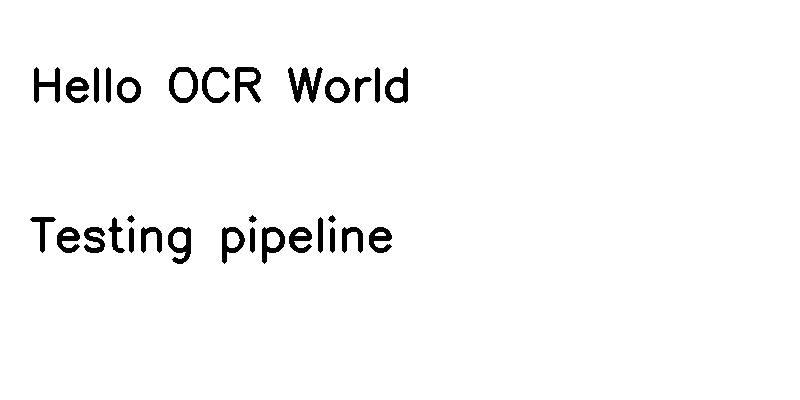
#> input picture test.png, 800 x 400 px
$ python -i segmenter.py   (imports and definitions only)
#> lines starting #> are read from the running program, lines starting #| are printed output that depends on the picture; after the words box and inside, x2 and y2 are one past the last pixel; in counts of white or black regions, pixels touching at a corner belong together
"""Character segmentation module using MSER and connected components.

Implements robust text detection and character segmentation using:
- MSER (Maximally Stable Extremal Regions) for text detection
- Connected component analysis for character extraction
- Adaptive gap detection for word boundaries
"""

import cv2
import numpy as np


class ProjectionSegmenter:
    """Segments a binary document image into individual character matrices.

    Uses MSER for initial text region detection, then connected components
    for character extraction within detected regions.
    """

    def __init__(
        self,
        min_char_width: int = 2,
        min_char_height: int = 2,
        max_char_width: int = 150,
        max_char_height: int = 150,
        merge_x_threshold: int = 2,
        merge_y_threshold: int = 15,
    ):
        self.min_char_width = min_char_width
        self.min_char_height = min_char_height
        self.max_char_width = max_char_width
        self.max_char_height = max_char_height
        self.merge_x_threshold = merge_x_threshold
        self.merge_y_threshold = merge_y_threshold

    # [41 lines left out: function detect_text_regions_mser, not called in this run]

    def _connected_components(
        self, image: np.ndarray, max_area_ratio: float = 0.2
    ) -> list[tuple[int, int, int, int]]:
        """Extracts character bounding boxes via connected component analysis.

        Filters components by:
        - Minimum/maximum size
        - Aspect ratio (rejects very wide or very tall components)
        - Area relative to image size (rejects very large components like borders)

        Args:
            image: Binary image (H, W) with white text on black background.
            max_area_ratio: Maximum component area as fraction of image area.
                Use 0.2 for full-page images, 1.0 for cropped line images
                where characters naturally fill more of the frame.

        Returns:
            List of (x, y, w, h) bounding boxes for valid character components.
        """
        num_labels, labels, stats, centroids = cv2.connectedComponentsWithStats(
            image, connectivity=8
        )
        img_area = image.shape[0] * image.shape[1]
        boxes = []
        for i in range(1, num_labels):
            x, y, w, h, area = stats[i]
            # Basic size filter
            if w < self.min_char_width or h < self.min_char_height:
                continue
            if w > self.max_char_width or h > self.max_char_height:
                continue
            # Aspect ratio filter: reject very wide or very tall components
            aspect = w / max(h, 1)
            if aspect > 5.0 or aspect < 0.05:
                continue
            # Area filter: reject components too large relative to image
            if area > img_area * max_area_ratio:
                continue
            # Minimum area for text characters
            if area < 6:
                continue
            boxes.append((x, y, w, h))
        return boxes

    def _merge_close_boxes(
        self, boxes: list[tuple[int, int, int, int]]
    ) -> list[tuple[int, int, int, int]]:
        """Merges close boxes that belong to the SAME character (e.g., 'i' dot + stem).

        Only merges when y-ranges do NOT overlap — this distinguishes:
        - Diacritic marks (dot '⏐', accent '´') from their base: y-ranges separated
        - Adjacent characters ('W' then 'o'): y-ranges OVERLAP → NOT merged
        """
        if not boxes:
            return []
        boxes = sorted(boxes, key=lambda b: b[0])
        merged = [boxes[0]]
        for x, y, w, h in boxes[1:]:
            px, py, pw, ph = merged[-1]
            # y-ranges overlap? (one starts before the other ends)
            y_overlap = py <= y + h and y <= py + ph
            horizontal_close = x <= px + pw + self.merge_x_threshold
            # Only merge if NOT overlapping in y (diacritic + base) AND close
            if not y_overlap and horizontal_close:
                new_x = min(px, x)
                new_y = min(py, y)
                new_w = max(px + pw, x + w) - new_x
                new_h = max(py + ph, y + h) - new_y
                merged[-1] = (new_x, new_y, new_w, new_h)
            else:
                merged.append((x, y, w, h))
        return merged

    # [55 lines left out: functions _detect_lines, segment_lines, not called in this run]

    @staticmethod
    def _split_wide_component(
        char_img: np.ndarray, avg_width: float
    ) -> list[np.ndarray]:
        """Splits a wide component into individual characters via vertical projection.

        When characters touch (e.g. 'r' and 'n' merging into 'm'), connected
        components analysis sees them as a single blob. This method uses
        vertical projection to find natural split points — columns with
        minimal ink — and cuts the blob into separate characters.

        Args:
            char_img: Binary image of a single (potentially merged) component.
            avg_width: Average character width in the line, used as reference.

        Returns:
            List of character sub-images after splitting.
        """
        h, w = char_img.shape
        if w <= avg_width * 1.5:
            return [char_img]

        # Vertical projection: sum of ink per column
        proj = np.sum(char_img > 0, axis=0).astype(np.float32)

        # Smooth the projection to avoid noise
        kernel = np.ones(3) / 3.0
        proj_smooth = np.convolve(proj, kernel, mode='same')

        # Find columns with very little ink (valleys)
        threshold = proj_smooth.max() * 0.1
        valleys = proj_smooth < threshold

        # Find gaps (consecutive valley columns)
        splits = []
        i = 0
        while i < len(valleys):
            if valleys[i]:
                gap_start = i
                while i < len(valleys) and valleys[i]:
                    i += 1
                gap_end = i - 1
                gap_center = (gap_start + gap_end) // 2
                # Only split if gap is reasonably placed (not at edges)
                if gap_center > avg_width * 0.3 and gap_center < w - avg_width * 0.3:
                    splits.append(gap_center)
            else:
                i += 1

        if not splits:
            return [char_img]

        # Split at each valley
        result = []
        prev = 0
        for s in splits:
            part = char_img[:, prev:s]
            if part.shape[1] >= 3:
                result.append(part)
            prev = s
        last_part = char_img[:, prev:]
        if last_part.shape[1] >= 3:
            result.append(last_part)

        return result if result else [char_img]

    def segment_characters(self, line_image: np.ndarray) -> list[np.ndarray]:
        """Segments a text line image into individual character matrices.

        Detects word gaps (spaces) when horizontal distance between
        consecutive characters exceeds 1.2× the average character width.

        Uses relaxed area filter (max_area_ratio=1.0) because line images
        are already tightly cropped — characters naturally fill more of the frame.
        """
        if line_image.size == 0:
            raise ValueError("Cannot segment an empty line image.")

        boxes = self._connected_components(line_image, max_area_ratio=1.0)
        if not boxes:
            return []

        boxes = self._merge_close_boxes(boxes)
        boxes = sorted(boxes, key=lambda b: b[0])

        avg_width = np.mean([b[2] for b in boxes]) if boxes else 10

        characters = []
        for i, (x, y, w, h) in enumerate(boxes):
            if i > 0:
                prev_x, prev_y, prev_w, prev_h = boxes[i - 1]
                gap = x - (prev_x + prev_w)
                # Detect word-space gaps: in proportional fonts the space glyph
                # is ~0.3-0.5x avg_width; in monospace it's ~1.0x avg_width.
                # A threshold of 0.5x avg_width (min 6px) works for both.
                if gap > max(avg_width * 0.5, 6):
                    characters.append(np.zeros((28, 28), dtype=np.float32))

            char_img = line_image[y:y + h, x:x + w]
            splits = self._split_wide_component(char_img, avg_width)
            for part in splits:
                normalized = self._normalize_character(part)
                characters.append(normalized)
        return characters

    @staticmethod
    def _normalize_character(char_img: np.ndarray, size: int = 28) -> np.ndarray:
        """Normalizes and centers a character image into a fixed-size matrix.

        Pads to square, resizes to target size, normalizes to [0, 1].
        Returns float32 values preserving anti-aliasing gradients from the
        INTER_AREA resize. The classifier receives rich intensity information
        rather than binary pixels.

        Ensures white text on black background (matching training data format).
        Only inverts if mean > 0.7 (extremely unlikely for normal characters
        but guards against preprocessor polarity changes).
        """
        if char_img.size == 0:
            return np.zeros((size, size), dtype=np.float32)

        h, w = char_img.shape
        max_side = max(h, w)
        pad = max(2, int(max_side * 0.2))
        padded = np.zeros((max_side + 2 * pad, max_side + 2 * pad), dtype=np.uint8)
        y_offset = (max_side + 2 * pad - h) // 2
        x_offset = (max_side + 2 * pad - w) // 2
        padded[y_offset:y_offset + h, x_offset:x_offset + w] = char_img
        resized = cv2.resize(padded, (size, size), interpolation=cv2.INTER_AREA)
        normalized = resized.astype(np.float32) / 255.0

        # Invert only if extremely likely to be wrong polarity (mean > 0.7)
        # Normal characters never exceed 0.7 fill ratio in bounding box
        if normalized.mean() > 0.7:
            normalized = 1.0 - normalized

        return normalized

    # [8 lines left out: function segment, not called in this run]

>>> import cv2
>>> picture = cv2.imread('../test.png', cv2.IMREAD_GRAYSCALE)
#> picture: shape (400, 800); 97.3% white; 31 black regions, largest, box (x1, y1, x2, y2) and area: (288, 67, 323, 103) 587, (235, 67, 261, 103) 486, (168, 227, 191, 264) 444
>>> result = ProjectionSegmenter().segment_characters(picture)
#> in _connected_components, `num_labels, labels, stats, centroids = cv2.connectedComponentsWithStat..`:
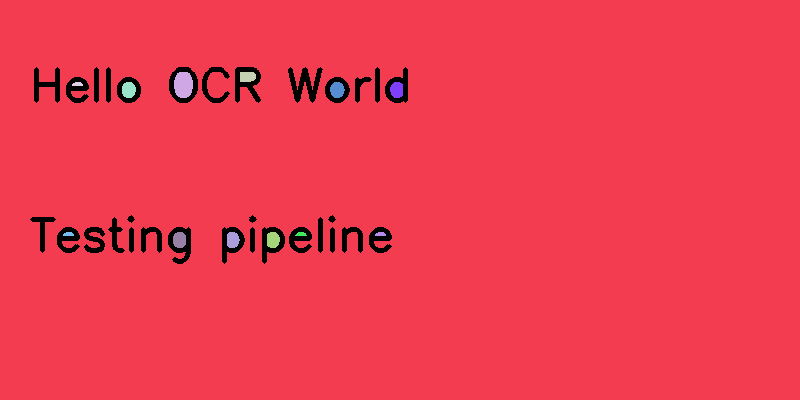
#> labels: shape (400, 800) int32; 14 distinct labels, from 0 to 13; one colour per label, 0 black
#> in _connected_components, `num_labels, labels, stats, centroids = cv2.connectedComponentsWithStat..`: num_labels = 14; stats = 14 rows, first 6: [30, 67, 378, 197, 8632], [0, 0, 800, 400, 309577], [174, 72, 19, 26, 416], [240, 72, 16, 10, 149], [72, 82, 11, 4, 37], [122, 82, 14, 16, 185]; centroids = 14 rows, first 8: [217.4, 161.8], [405.5, 200.9], [183, 84.36], [247, 76.37], [77.08, 83.73], [128.3, 89.49], [336.8, 89.49], [396.4, 89.49]
#> the loop in _connected_components, `for i in range(1, num_labels):` made 13 passes
#> (x, y, w, h, area, aspect) on passes 2 to 13: (174, 72, 19, 26, 416, 0.731), (240, 72, 16, 10, 149, 1.6), (72, 82, 11, 4, 37, 2.75), (122, 82, 14, 16, 185, 0.875), (330, 82, 15, 16, 187, 0.938), (390, 82, 13, 16, 177, 0.812), (63, 232, 11, 4, 37, 2.75), (173, 232, 13, 16, 180, 0.812), (227, 232, 13, 16, 172, 0.812), (267, 232, 13, 16, 177, 0.812), (295, 232, 12, 4, 37, 3), (375, 232, 11, 4, 37, 2.75)
#> after the loop in _connected_components, `for i in range(1, num_labels):`: boxes = [(174, 72, 19, 26), (240, 72, 16, 10), (72, 82, 11, 4), (122, 82, 14, 16), (330, 82, 15, 16), (390, 82, 13, 16), (63, 232, 11, 4), (173, 232, 13, 16), (227, 232, 13, 16), (267, 232, 13, 16), (295, 232, 12, 4), (375, 232, 11, 4)]
#> in _merge_close_boxes, `boxes = sorted(boxes, key=lambda b: b[0])`: boxes = [(63, 232, 11, 4), (72, 82, 11, 4), (122, 82, 14, 16), (173, 232, 13, 16), (174, 72, 19, 26), (227, 232, 13, 16), (240, 72, 16, 10), (267, 232, 13, 16), (295, 232, 12, 4), (330, 82, 15, 16), (375, 232, 11, 4), (390, 82, 13, 16)]
#> in _merge_close_boxes, `merged = [boxes[0]]`: merged = [(63, 232, 11, 4)]
#> the loop in _merge_close_boxes, `for x, y, w, h in boxes[1:]:` made 11 passes
#> (x, y, w, h, px, py, pw, ph) on passes 1, 4, 6: (72, 82, 11, 4, 63, 232, 11, 4), (174, 72, 19, 26, 173, 232, 13, 16), (240, 72, 16, 10, 227, 232, 13, 16)
#> (x, y, w, h, px, py, pw, ph) on passes 2, 3, 5, 7, 8, 9: (122, 82, 14, 16, 63, 82, 20, 154), (173, 232, 13, 16, 122, 82, 14, 16), (227, 232, 13, 16, 173, 72, 20, 176), (267, 232, 13, 16, 227, 72, 29, 176), (295, 232, 12, 4, 267, 232, 13, 16), (330, 82, 15, 16, 295, 232, 12, 4)
#> after the loop in _merge_close_boxes, `for x, y, w, h in boxes[1:]:`: merged = [(63, 82, 20, 154), (122, 82, 14, 16), (173, 72, 20, 176), (227, 72, 29, 176), (267, 232, 13, 16), (295, 232, 12, 4), (330, 82, 15, 16), (375, 232, 11, 4), (390, 82, 13, 16)]
#> in segment_characters, `boxes = self._merge_close_boxes(boxes)`: boxes has the same summary as merged in _merge_close_boxes
#> in segment_characters, `avg_width = np.mean([b[2] for b in boxes]) if boxes else 10`: avg_width = 16.33
#> the loop in segment_characters, `for i, (x, y, w, h) in enumerate(boxes):` made 9 passes
#> (x, y, prev_x, prev_y, prev_w, prev_h) on pass 4: (227, 72, 173, 72, 20, 176)
#> (x, y, prev_x, prev_y, prev_w, prev_h) on passes 2, 3, 5, 6, 7, 8: (122, 82, 63, 82, 20, 154), (173, 72, 122, 82, 14, 16), (267, 232, 227, 72, 29, 176), (295, 232, 267, 232, 13, 16), (330, 82, 295, 232, 12, 4), (375, 232, 330, 82, 15, 16)
#> pass 1, in segment_characters, `char_img = line_image[y:y + h, x:x + w]`:
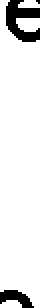
#> char_img: shape (154, 20) (shown 2 times larger); 90.3% white; 3 black regions (1 under 20 px), largest, box (x1, y1, x2, y2) and area: (3, 0, 20, 21) 208, (0, 145, 17, 154) 87
#> pass 1, in _normalize_character, `resized = cv2.resize(padded, (size, size), interpolation=cv2.INTER_AREA)`:
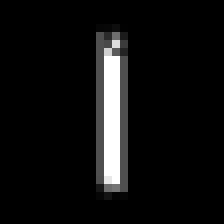
#> resized: shape (28, 28) (shown 8 times larger); min 0, max 255, mean 15.5
#> pass 3, in segment_characters, `char_img = line_image[y:y + h, x:x + w]`:
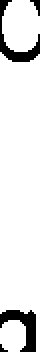
#> char_img: shape (176, 20) (shown 2 times larger); 89.7% white; 4 black regions (2 under 20 px), largest, box (x1, y1, x2, y2) and area: (0, 155, 18, 176) 176, (0, 0, 20, 31) 159
#> after the loop in segment_characters, `for i, (x, y, w, h) in enumerate(boxes):`: characters = 16 items
#> result = 16 items
